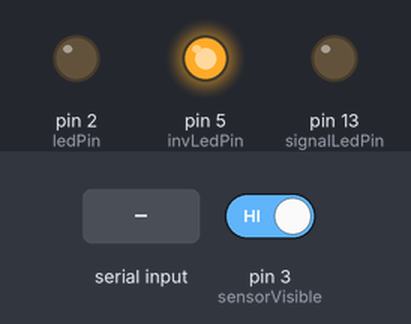
Recording of a sketch running on a simulated Arduino Uno, built with avr-gcc and run on an emulated ATmega328P. On the bench: output pins drawn as LEDs (lit = HIGH). Inputs (shaded band) come from the test bench; at power-on: pin 3 (sensorVisible) HIGH. What the sketch prints to the serial monitor is not drawn.

Above: at 1.2 s.
1.3 s: pin 3 (sensorVisible) driven LOW
At 2.5 s:
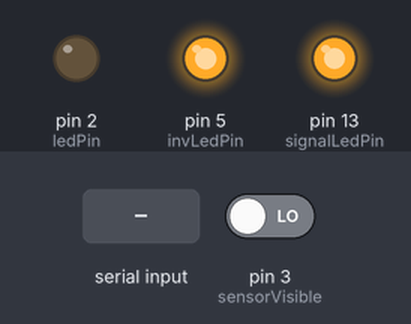
2.8 s: byte 90 received over Serial
At 3.8 s:
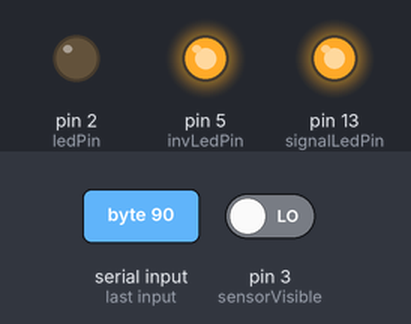
4.3 s: pin 3 (sensorVisible) driven HIGH
At 5.4 s:
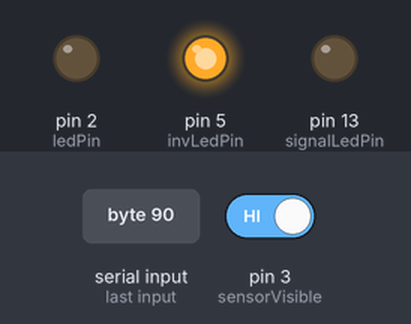
5.8 s: byte 90 received over Serial
At 6.3 s:
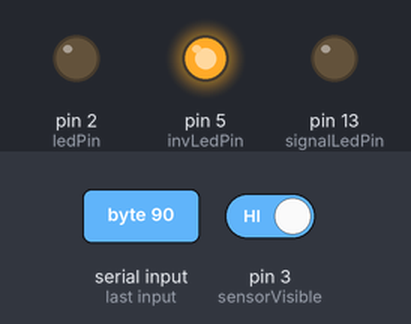
Timing chart, 0 to 8.3 s (numbered marks = the images above; inputs shaded):
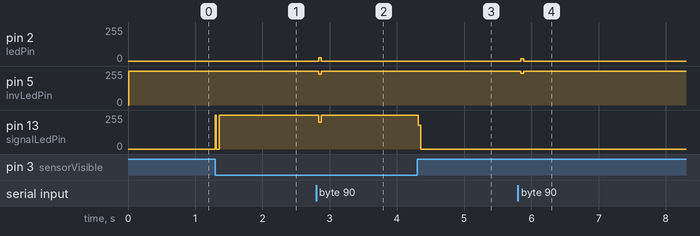

Measured:
- after the input at 1.3 s, pin 13 (signalLedPin): 0/255 → 254/255 at once
- after the input at 2.8 s, pin 2 (ledPin): 0/255 → 24/255 at once, → 0/255 0.04 s later; pin 5 (invLedPin): 255/255 → 231/255 at once, → 255/255 0.04 s later; pin 13 (signalLedPin): 254/255 → 200/255 at once, → 254/255 0.04 s later
- after the input at 4.3 s, pin 13 (signalLedPin): 254/255 → 0/255 at once
- after the input at 5.8 s, pin 2 (ledPin): 0/255 → 16/255 at once, → 0/255 0.04 s later; pin 5 (invLedPin): 255/255 → 239/255 at once, → 255/255 0.04 s later

The sketch:

auroraLink121.ino
```cpp
/*
 * Aurora-Link v121-Visible
 * - Hardware: Optimized for Laser Emitter and Digital Receiver
 * - Speed: 1200 Baud (Fast Blue/Visible)
 */

// Speed Settings
const long baudVisible = 1200;

// Pin Mapping
const int ledPin       = 2;
const int invLedPin    = 5;
const int signalLedPin = 13;
const int sensorVisible = 3;

void setup() {
  Serial.begin(115200);

  // --- START INTERNAL ID SNIPPET ---
  Serial.println(F("\n========================================"));
  Serial.println(F("PROJECT:  Aurora Link"));
  Serial.print(F("FILE:     ")); Serial.println(F(__FILE__));
  Serial.print(F("COMPILED: ")); Serial.print(F(__DATE__));
  Serial.print(F(" | "));      Serial.println(F(__TIME__));
  Serial.println(F("========================================\n"));
  // --- END INTERNAL ID SNIPPET ---

  pinMode(ledPin, OUTPUT);
  pinMode(invLedPin, OUTPUT);
  pinMode(signalLedPin, OUTPUT);

  // v120 Stability: Internal pull-up to prevent floating errors
  pinMode(sensorVisible, INPUT_PULLUP);

  digitalWrite(ledPin, LOW);
  digitalWrite(invLedPin, HIGH);

  Serial.println(F("SYSTEM: Visible Link Active (1200 Baud)."));
}

void loop() {
  // --- RECEIVER POLLING ---

  // Check Visible Module (D3) - Standard Digital Logic
  if (digitalRead(sensorVisible) == LOW) {
    processStream(sensorVisible, baudVisible);
  }

  // --- TRANSMITTER ---
  if (Serial.available() > 0) {
    char outChar = (char)Serial.read();
    transmitByte(outChar, baudVisible);
  }
}

void processStream(int pin, long speed) {
  digitalWrite(signalLedPin, HIGH);
  char c = receiveByte(pin, speed);
  if (c > 0) Serial.write(c);
  digitalWrite(signalLedPin, LOW);
}

void transmitByte(char c, long speed) {
  long bitTime = 1000000 / speed;

  // Start Bit
  digitalWrite(ledPin, HIGH);
  digitalWrite(invLedPin, LOW);
  delayMicroseconds(bitTime);

  // Data Bits (8-N-1)
  for (int i = 0; i < 8; i++) {
    bool b = bitRead(c, i);
    digitalWrite(ledPin, b);
    digitalWrite(invLedPin, !b);
    delayMicroseconds(bitTime);
  }

  // Stop Bit
  digitalWrite(ledPin, LOW);
  digitalWrite(invLedPin, HIGH);
  delayMicroseconds(bitTime);
}

char receiveByte(int pin, long speed) {
  long bitTime = 1000000 / speed;

  // Jump to middle of the first data bit
  delayMicroseconds(bitTime * 1.5);

  char result = 0;
  for (int i = 0; i < 8; i++) {
    // Logic is inverted: LOW = Light Detected
    bool detected = (digitalRead(pin) == LOW);
    if (detected) bitSet(result, i);
    delayMicroseconds(bitTime);
  }
  return result;
}
```
